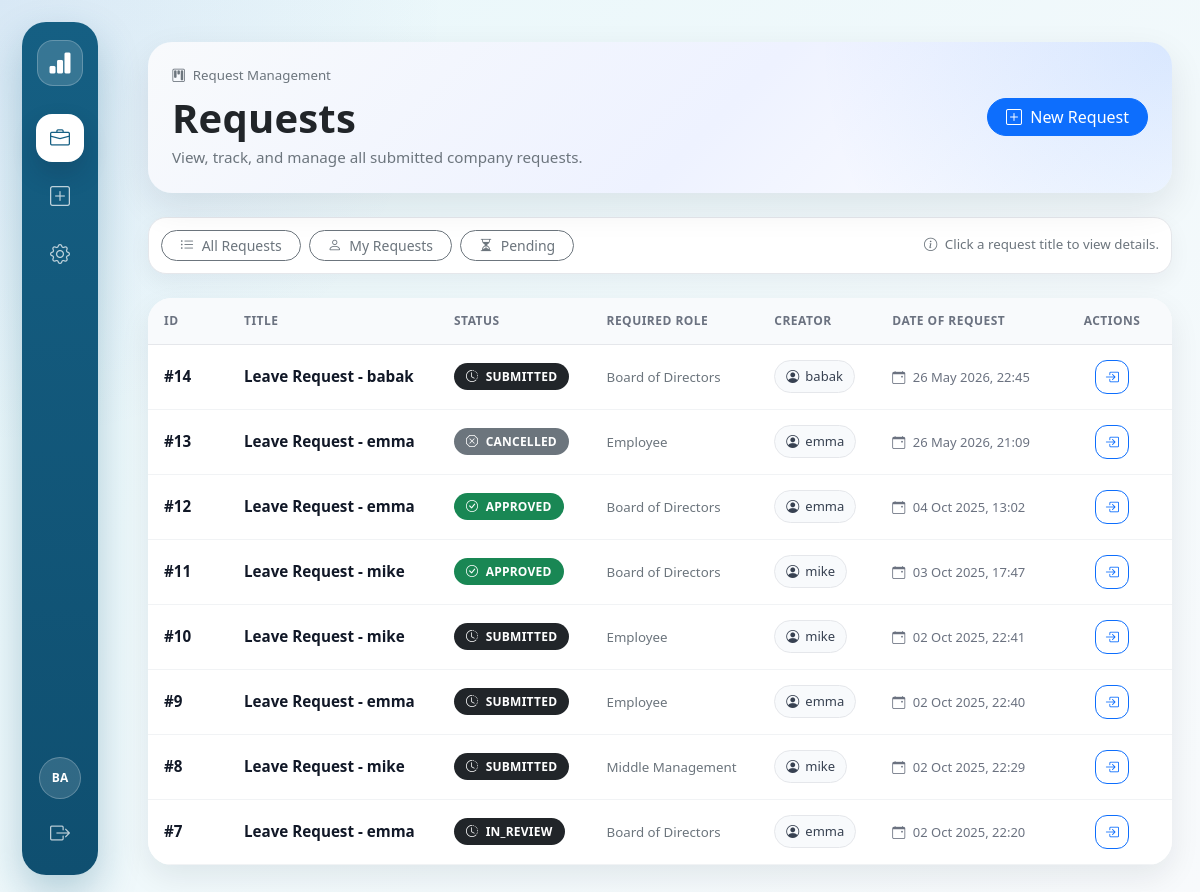
Screenshot of /requests/ (signed in) with the database file from the repository.
### core/models.py (models this page shows, shortened)
class Request(models.Model):
    title = models.CharField(max_length=200)
    body = models.TextField(blank=True)
    created_by = models.ForeignKey(
        settings.AUTH_USER_MODEL,
        on_delete=models.PROTECT,
        related_name="requests_created",
    )
    created_at = models.DateTimeField(default=timezone.now)
    status = models.CharField(
        max_length=20,
        choices=RequestStatus.choices,
        default=RequestStatus.DRAFT,
    )
    required_user = models.ForeignKey(
        settings.AUTH_USER_MODEL,
        null=True,
        blank=True,
        on_delete=models.SET_NULL,
        related_name="requests_waiting_on_me",
        help_text="If set, this specific user must act before role-based approvals.",
    )
    required_role = models.IntegerField(
        choices=Role.choices,
        default=Role.MIDDLE,
        help_text="Role required to act next.",
    )
    class Meta:
        ordering = ["-created_at"]

### core/views.py (the view, shortened to what this page needs)
# urls.py: path("requests/", views.request_list, name="request_list"),
@login_required
def request_list(request):
    qs = Request.objects.all().select_related("created_by__profile")
    if request.GET.get("mine") == "1":
        qs = qs.filter(created_by=request.user)
    return render(request, "core/request_list.html", {"requests": qs})

### core/templates/core/request_list.html (shortened to what this page needs)
{% extends "base.html" %}
{% block content %}
  <div class="requests-page">
    <div class="card requests-hero mb-4">
      <div class="card-body p-4">
        <div class="d-flex justify-content-between align-items-center flex-wrap gap-3">
          <div>
            <div class="text-muted small mb-2">
              <i class="bi bi-kanban me-1"></i>
              Request Management
            </div>
            <h1 class="page-title mb-1">Requests</h1>
            <div class="text-muted">View, track, and manage all submitted company requests.</div>
          </div>
          <a class="btn btn-primary btn-pill" href="{% url 'request_new_hub' %}">
            <i class="bi bi-plus-square me-1"></i>
            New Request
          </a>
        </div>
      </div>
    </div>
    <div class="filter-bar mb-4">
      <div class="d-flex justify-content-between align-items-center flex-wrap gap-2">
        <div class="d-flex flex-wrap gap-2">
          <a class="btn btn-outline-secondary btn-sm btn-pill"
             href="{% url 'request_list' %}">
            <i class="bi bi-list-ul me-1"></i>
            All Requests
          </a>
          <a class="btn btn-outline-secondary btn-sm btn-pill" href="?mine=1">
            <i class="bi bi-person me-1"></i>
            My Requests
          </a>
          <a class="btn btn-outline-secondary btn-sm btn-pill" href="?pending=1">
            <i class="bi bi-hourglass-split me-1"></i>
            Pending
          </a>
        </div>
        <div class="text-muted small">
          <i class="bi bi-info-circle me-1"></i>
          Click a request title to view details.
        </div>
      </div>
    </div>
    <div class="card requests-card">
      <div class="card-body p-0">
        <div class="table-responsive">
          <table class="table table-hover mb-0 requests-table">
            <thead>
              <tr>
                <th style="width:80px;">ID</th>
                <th>Title</th>
                <th>Status</th>
                <th>Required Role</th>
                <th>Creator</th>
                <th>Date of Request</th>
                <th class="text-center" style="width:120px;">Actions</th>
              </tr>
            </thead>
            <tbody>
              {% for r in requests %}
                <tr>
                  <td>
                    <span class="request-id">#{{ r.pk }}</span>
                  </td>
                  <td>
                    <a class="request-title-link" href="{% url 'request_detail' r.pk %}">{{ r.title }}</a>
                  </td>
                  <td>
                    {% if r.status == "APPROVED" or r.status == "APPROVE" %}
                      <span class="badge text-bg-success status-badge">
                        <i class="bi bi-check-circle me-1"></i>
                        {{ r.status }}
                      </span>
                    {% elif r.status == "REJECTED" or r.status == "REJECT" %}
                      <span class="badge text-bg-danger status-badge">
                        <i class="bi bi-x-circle me-1"></i>
                        {{ r.status }}
                      </span>
                    {% elif r.status == "CANCELLED" or r.status == "CANCELED" %}
                      <span class="badge text-bg-secondary status-badge">
                        <i class="bi bi-x-octagon me-1"></i>
                        {{ r.status }}
                      </span>
                    {% else %}
                      <span class="badge text-bg-dark status-badge">
                        <i class="bi bi-clock-history me-1"></i>
                        {{ r.status }}
                      </span>
                    {% endif %}
                  </td>
                  <td>
                    <span class="text-muted small">{{ r.get_required_role_display }}</span>
                  </td>
                  <td>
                    <span class="creator-pill">
                      <i class="bi bi-person-circle"></i>
                      {{ r.created_by.username }}
                    </span>
                  </td>
                  <td>
                    <span class="date-text">
                      <i class="bi bi-calendar-event me-1"></i>
                      {{ r.created_at|date:"d M Y, H:i" }}
                    </span>
                  </td>
                  <td class="text-center">
                    <a class="btn btn-sm btn-outline-primary action-btn"
                       href="{% url 'request_detail' r.pk %}"
                       title="View request">
                      <i class="bi bi-box-arrow-in-right"></i>
                    </a>
                  </td>
                </tr>
              {% endfor %}
            </tbody>
          </table>
        </div>
      </div>
    </div>
  </div>
{% endblock %}

### core/templates/base.html (shortened to what this page needs)
{% load static %}
<!DOCTYPE html>
<html lang="en" data-bs-theme="light">
  <head>
    <link href="https://cdn.jsdelivr.net/npm/bootstrap@5.3.3/dist/css/bootstrap.min.css"
          rel="stylesheet" />
    <link href="https://cdn.jsdelivr.net/npm/bootstrap-icons@1.11.3/font/bootstrap-icons.css"
          rel="stylesheet" />
    <link href="{% static 'css/custom.css' %}" rel="stylesheet" />
    <link rel="stylesheet" href="{% static 'css/custom.css' %}?v=2">
  </head>
  <body>
    <div class="app-shell">
      <aside class="app-sidebar">
        <a class="sidebar-brand" href="{% url 'home' %}" title="ATO CRM">
          <i class="bi bi-bar-chart-fill"></i>
        </a>
        <nav class="sidebar-nav">
          <a class="sidebar-link {% if request.path == '/' or request.path|slice:':10' == '/requests/' %}active{% endif %}"
             href="{% url 'request_list' %}"
             title="Requests">
            <i class="bi bi-briefcase"></i>
          </a>
          <a class="sidebar-link {% if request.path == '/requests/new/' %}active{% endif %}"
             href="{% url 'request_new_hub' %}"
             title="New Request">
            <i class="bi bi-plus-square"></i>
          </a>
          {% if user.is_authenticated %}
            <a class="sidebar-link" href="/admin/" title="Admin">
              <i class="bi bi-gear"></i>
            </a>
          {% endif %}
        </nav>
        <div class="sidebar-bottom">
          {% if user.is_authenticated %}
            <div class="user-circle" title="{{ user.get_username }}">{{ user.get_username|slice:":2"|upper }}</div>
            <form method="post" action="{% url 'logout' %}">
              <button class="sidebar-logout" type="submit" title="Logout">
                <i class="bi bi-box-arrow-right"></i>
              </button>
            </form>
          {% else %}
            <a class="sidebar-link" href="{% url 'login' %}" title="Login">
              <i class="bi bi-box-arrow-in-right"></i>
            </a>
          {% endif %}
        </div>
      </aside>
      <div class="app-main">
        <main class="{% block container_class %}{% endblock %}">
          {% block content %}{% endblock %}
        </main>
      </div>
    </div>
  </body>
</html>

### static/css/custom.css (style rules this page uses)
body { background-color: #f8f9fa; font-family: "Segoe UI", Roboto, Arial, sans-serif; font-size: 0.95rem; color: #333; }
.card { border-radius: 0.5rem; }
.table { border-radius: 0.5rem; overflow: hidden; }
.table th { background-color: #f1f3f5; font-weight: 600; }
.btn { border-radius: 0.4rem; font-weight: 500; }
.btn-primary { background-color: #0d6efd; border-color: #0d6efd; }
.badge { font-size: 0.8rem; padding: 0.5em 0.75em; border-radius: 0.4rem; }
.text-muted { color: #6c757d !important; }

### core/templates/base.html (style rules this page uses)
:root { --persian-blue: #1C39BB; --sidebar-blue: #155f83; --sidebar-blue-dark: #0f4f70; --sidebar-active-bg: #ffffff; --crm-bg: #eef7f9; --crm-text: #111827; --crm-muted: #6b7280; --crm-border: #e5e7eb; }
body { margin: 0; background: radial-gradient(circle at top left, rgba(28, 57, 187, 0.08), transparent 30%), linear-gradient(135deg, #e8f7fa 0%, #f8fafc 100%); color: var(--crm-text); }
.app-shell { min-height: 100vh; display: flex; }
.app-sidebar { position: fixed; left: 22px; top: 22px; bottom: 22px; width: 76px; background: linear-gradient(180deg, var(--sidebar-blue) 0%, var(--sidebar-blue-dark) 100%); border-radius: 24px; box-shadow: 0 18px 40px rgba(15, 95, 131, 0.28); z-index: 1000; display: flex; flex-direction: column; align-items: center; padding: 18px 10px; }
.sidebar-brand { width: 46px; height: 46px; border-radius: 16px; background: rgba(255, 255, 255, 0.15); border: 1px solid rgba(255, 255, 255, 0.22); color: #ffffff; display: flex; align-items: center; justify-content: center; font-size: 24px; margin-bottom: 28px; text-decoration: none; }
.sidebar-nav { width: 100%; display: flex; flex-direction: column; gap: 10px; align-items: center; }
.sidebar-link { width: 48px; height: 48px; border-radius: 16px; color: rgba(255, 255, 255, 0.72); display: flex; align-items: center; justify-content: center; font-size: 20px; text-decoration: none; transition: all 0.18s ease; border: 0; }
.sidebar-link.active { background: var(--sidebar-active-bg); color: var(--sidebar-blue); box-shadow: 0 12px 24px rgba(15, 23, 42, 0.18); }
.sidebar-bottom { margin-top: auto; width: 100%; display: flex; flex-direction: column; gap: 10px; align-items: center; }
.user-circle { width: 42px; height: 42px; border-radius: 50%; background: rgba(255, 255, 255, 0.14); border: 1px solid rgba(255, 255, 255, 0.24); color: #ffffff; display: flex; align-items: center; justify-content: center; font-size: 12px; font-weight: 800; }
.sidebar-logout { border: 0; background: transparent; color: rgba(255, 255, 255, 0.72); width: 48px; height: 48px; border-radius: 16px; font-size: 20px; transition: all 0.18s ease; }
.app-main { width: 100%; margin-left: 120px; padding: 24px 28px 32px; }
.page-title { font-weight: 800; letter-spacing: 0.2px; }

### core/templates/core/request_list.html (style rules this page uses)
.requests-page { max-width: 1180px; margin: 0 auto; }
.requests-hero { border: 0; border-radius: 24px; background: radial-gradient(circle at top right, rgba(13, 110, 253, 0.14), transparent 34%), linear-gradient(135deg, #f8fafc 0%, #eef2ff 55%, #ffffff 100%); box-shadow: 0 14px 36px rgba(15, 23, 42, 0.09); overflow: hidden; }
.filter-bar { background: #ffffff; border: 1px solid #e5e7eb; border-radius: 18px; padding: 12px; box-shadow: 0 8px 22px rgba(15, 23, 42, 0.05); }
.requests-card { border: 0; border-radius: 24px; box-shadow: 0 12px 30px rgba(15, 23, 42, 0.08); overflow: hidden; }
.requests-table { vertical-align: middle; }
.requests-table thead th { background: #f8fafc; color: #6b7280; font-size: 12px; text-transform: uppercase; letter-spacing: 0.04em; border-bottom: 1px solid #e5e7eb; padding: 14px 16px; }
.requests-table tbody td { padding: 15px 16px; border-bottom: 1px solid #f1f3f5; }
.requests-table tbody tr { transition: background 0.15s ease; }
.request-id { font-weight: 800; color: #111827; }
.request-title-link { font-weight: 700; color: #111827; text-decoration: none; }
.status-badge { border-radius: 999px; padding: 7px 12px; font-size: 12px; font-weight: 800; letter-spacing: 0.02em; }
.creator-pill { display: inline-flex; align-items: center; gap: 6px; background: #f8fafc; border: 1px solid #e5e7eb; border-radius: 999px; padding: 6px 11px; font-size: 13px; color: #374151; }
.date-text { color: #6b7280; font-size: 13px; white-space: nowrap; }
.btn-pill { border-radius: 999px; padding-left: 18px; padding-right: 18px; }
.action-btn { width: 34px; height: 34px; display: inline-flex; justify-content: center; align-items: center; border-radius: 12px; }

### rows the page displays
Request: pk "14", title "Leave Request - babak", status "SUBMITTED", required_role "Board of Directors", created_by.username "babak", created_at "26 May 2026, 22:45"
Request: pk "13", title "Leave Request - emma", status "CANCELLED", required_role "Employee", created_by.username "emma", created_at "26 May 2026, 21:09"
Request: pk "12", title "Leave Request - emma", status "APPROVED", required_role "Board of Directors", created_by.username "emma", created_at "04 Oct 2025, 13:02"
Request: pk "11", title "Leave Request - mike", status "APPROVED", required_role "Board of Directors", created_by.username "mike", created_at "03 Oct 2025, 17:47"
Request: pk "10", title "Leave Request - mike", status "SUBMITTED", required_role "Employee", created_by.username "mike", created_at "02 Oct 2025, 22:41"
Request: pk "9", title "Leave Request - emma", status "SUBMITTED", required_role "Employee", created_by.username "emma", created_at "02 Oct 2025, 22:40"
Request: pk "8", title "Leave Request - mike", status "SUBMITTED", required_role "Middle Management", created_by.username "mike", created_at "02 Oct 2025, 22:29"
Request: pk "7", title "Leave Request - emma", status "IN_REVIEW", required_role "Board of Directors", created_by.username "emma", created_at "02 Oct 2025, 22:20"

### other values shown
{{ user.get_username|slice:":2"|upper }} "BA"
